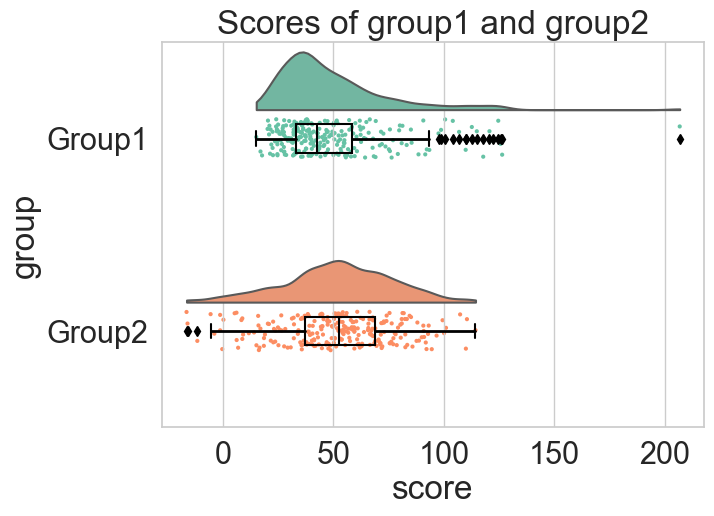

Reproduce this figure in Python.
import pandas as pd
import seaborn as sns
import os
import matplotlib.pyplot as plt
sns.set(style="whitegrid",font_scale=2)
import matplotlib.collections as clt
import ptitprince as pt

df = pd.read_csv ("simdat.csv", sep= ",")

# plotting the clouds
f, ax = plt.subplots(figsize=(7, 5))
dy="group"; dx="score"; ort="h"; pal = sns.color_palette(n_colors=1)
ax=pt.half_violinplot( x = dx, y = dy, data = df, palette = pal, bw = .2, cut = 0.,
                      scale = "area", width = .6, inner = None, orient = ort)
plt.title("Figure P2\n Basic Rainclouds")

# adding the rain
f, ax = plt.subplots(figsize=(7, 5))
ax=pt.half_violinplot( x = dx, y = dy, data = df, palette = pal, bw = .2, cut = 0.,
scale = "area", width = .6, inner = None, orient = ort)
ax=sns.stripplot( x = dx, y = dy, data = df, palette = pal, edgecolor = "white",
size = 3, jitter = 0, zorder = 0, orient = ort)
plt.title("Figure P3\n Raincloud Without Jitter")

# adding jitter to the rain
f, ax = plt.subplots(figsize=(7, 5))
ax=pt.half_violinplot( x = dx, y = dy, data = df, palette = pal, bw = .2, cut = 0.,
scale = "area", width = .6, inner = None, orient = ort)
ax=sns.stripplot( x = dx, y = dy, data = df, palette = pal, edgecolor = "white",
size = 3, jitter = 1, zorder = 0, orient = ort)
plt.title("Figure P4\n Raincloud with Jittered Data")

#adding the boxplot with quartiles
f, ax = plt.subplots(figsize=(7, 5))
ax=pt.half_violinplot( x = dx, y = dy, data = df, palette = pal, bw = .2, cut = 0.,
scale = "area", width = .6, inner = None, orient = ort)
ax=sns.stripplot( x = dx, y = dy, data = df, palette = pal, edgecolor = "white",
size = 3, jitter = 1, zorder = 0, orient = ort)
ax=sns.boxplot( x = dx, y = dy, data = df, color = "black", width = .15, zorder = 10,\
showcaps = True, boxprops = {'facecolor':'none', "zorder":10},\
showfliers=True, whiskerprops = {'linewidth':2, "zorder":10},\
saturation = 1, orient = ort)
plt.title("Figure P5\n Raincloud with Boxplot")

#adding color
pal = "Set2"
f, ax = plt.subplots(figsize=(7, 5))
ax=pt.half_violinplot( x = dx, y = dy, data = df, palette = pal, bw = .2, cut = 0.,
scale = "area", width = .6, inner = None, orient = ort)
ax=sns.stripplot( x = dx, y = dy, data = df, palette = pal, edgecolor = "white",
size = 3, jitter = 1, zorder = 0, orient = ort)
ax=sns.boxplot( x = dx, y = dy, data = df, color = "black", width = .15, zorder = 10,\
showcaps = True, boxprops = {'facecolor':'none', "zorder":10},\
showfliers=True, whiskerprops = {'linewidth':2, "zorder":10},\
saturation = 1, orient = ort)
plt.title("Scores of group1 and group2")

plt.savefig('raincloud.png', bbox_inches='tight')